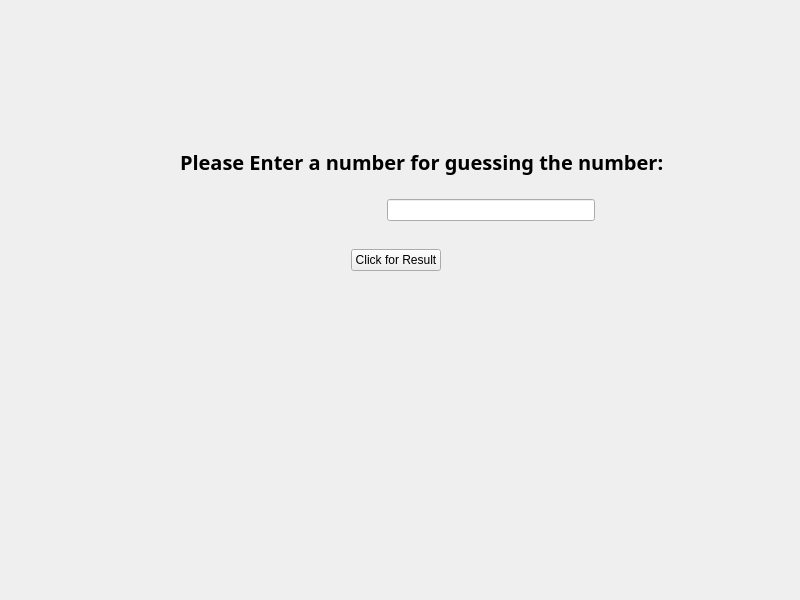
<?xml version="1.0" encoding="UTF-8"?>
<ui version="4.0">
 <class>Widget</class>
 <widget class="QWidget" name="Widget">
  <property name="enabled">
   <bool>true</bool>
  </property>
  <property name="geometry">
   <rect>
    <x>0</x>
    <y>0</y>
    <width>800</width>
    <height>600</height>
   </rect>
  </property>
  <property name="windowTitle">
   <string>Widget</string>
  </property>
  <widget class="QWidget" name="layoutWidget">
   <property name="geometry">
    <rect>
     <x>180</x>
     <y>130</y>
     <width>622</width>
     <height>91</height>
    </rect>
   </property>
   <layout class="QVBoxLayout" name="verticalLayout">
    <item>
     <widget class="QLabel" name="label">
      <property name="font">
       <font>
        <family>8514oem</family>
        <pointsize>15</pointsize>
        <bold>true</bold>
        <underline>false</underline>
       </font>
      </property>
      <property name="text">
       <string>Please Enter a number for guessing the number:</string>
      </property>
      <property name="textFormat">
       <enum>Qt::PlainText</enum>
      </property>
     </widget>
    </item>
    <item>
     <layout class="QHBoxLayout" name="horizontalLayout">
      <item>
       <spacer name="horizontalSpacer">
        <property name="orientation">
         <enum>Qt::Horizontal</enum>
        </property>
        <property name="sizeHint" stdset="0">
         <size>
          <width>40</width>
          <height>20</height>
         </size>
        </property>
       </spacer>
      </item>
      <item>
       <widget class="QLineEdit" name="NumberEdit">
        <property name="enabled">
         <bool>true</bool>
        </property>
       </widget>
      </item>
      <item>
       <spacer name="horizontalSpacer_2">
        <property name="orientation">
         <enum>Qt::Horizontal</enum>
        </property>
        <property name="sizeHint" stdset="0">
         <size>
          <width>40</width>
          <height>20</height>
         </size>
        </property>
       </spacer>
      </item>
     </layout>
    </item>
   </layout>
  </widget>
  <widget class="QWidget" name="layoutWidget">
   <property name="geometry">
    <rect>
     <x>210</x>
     <y>230</y>
     <width>371</width>
     <height>61</height>
    </rect>
   </property>
   <layout class="QHBoxLayout" name="horizontalLayout_2">
    <item>
     <spacer name="horizontalSpacer_3">
      <property name="orientation">
       <enum>Qt::Horizontal</enum>
      </property>
      <property name="sizeHint" stdset="0">
       <size>
        <width>40</width>
        <height>20</height>
       </size>
      </property>
     </spacer>
    </item>
    <item>
     <widget class="QPushButton" name="pushButton">
      <property name="text">
       <string>Click for Result</string>
      </property>
     </widget>
    </item>
    <item>
     <spacer name="horizontalSpacer_4">
      <property name="orientation">
       <enum>Qt::Horizontal</enum>
      </property>
      <property name="sizeHint" stdset="0">
       <size>
        <width>40</width>
        <height>20</height>
       </size>
      </property>
     </spacer>
    </item>
   </layout>
  </widget>
  <widget class="QLabel" name="messageLabel">
   <property name="geometry">
    <rect>
     <x>220</x>
     <y>310</y>
     <width>331</width>
     <height>20</height>
    </rect>
   </property>
   <property name="font">
    <font>
     <family>8514oem</family>
     <pointsize>13</pointsize>
     <bold>true</bold>
    </font>
   </property>
   <property name="text">
    <string/>
   </property>
  </widget>
 </widget>
 <resources/>
 <connections/>
</ui>
